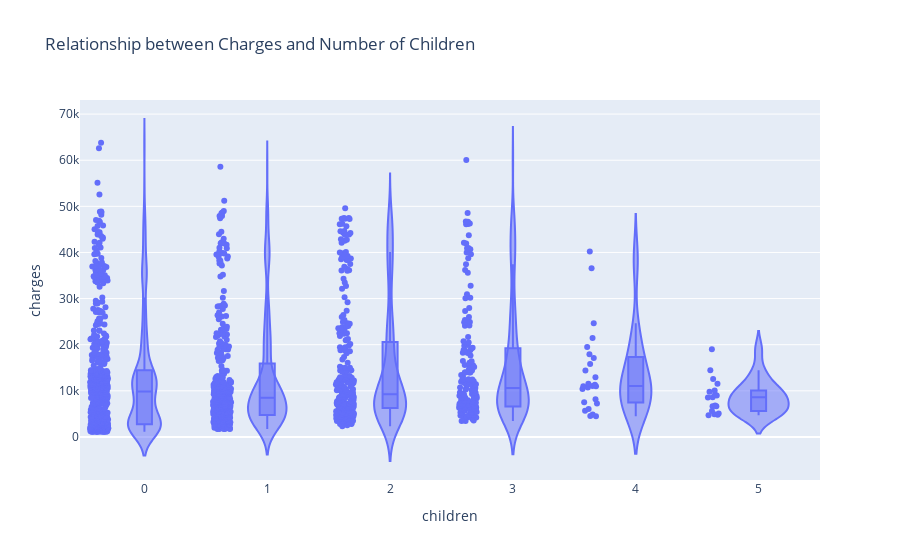

The notebook cell saved with this chart:
### Markdown cell above
**Завдання 4**: Візуалізуйте звʼязок між стовпцем `charges` та `children` використовуючи графіки-скрипки (`px.violin`). Опишіть свої спостереження.

### Code cell
fig_charges_children = px.violin(df, x="children", y="charges", box=True, points="all",
                                 title="Relationship between Charges and Number of Children")
fig_charges_children.show()

### Figure 1 — Plotly figure (JSON) as saved in the notebook; plotly's stock layout.template omitted (floating-point values rounded to 4 significant figures; data arrays with more than 128 entries replaced by an {"elided": "..."} marker saying what was removed)
{"data": [{"alignmentgroup": "True", "box": {"visible": true}, "hovertemplate": "children=%{x}<br>charges=%{y}<extra></extra>", "legendgroup": "", "marker": {"color": "#636efa"}, "name": "", "offsetgroup": "", "orientation": "v", "points": "all", "scalegroup": "True", "showlegend": false, "type": "violin", "x": {"elided": "1338 int values"}, "x0": " ", "xaxis": "x", "y": {"elided": "1338 float values"}, "y0": " ", "yaxis": "y"}], "layout": {"legend": {"tracegroupgap": 0}, "title": {"text": "Relationship between Charges and Number of Children"}, "violinmode": "group", "xaxis": {"anchor": "y", "domain": [0, 1], "title": {"text": "children"}}, "yaxis": {"anchor": "x", "domain": [0, 1], "title": {"text": "charges"}}}}
